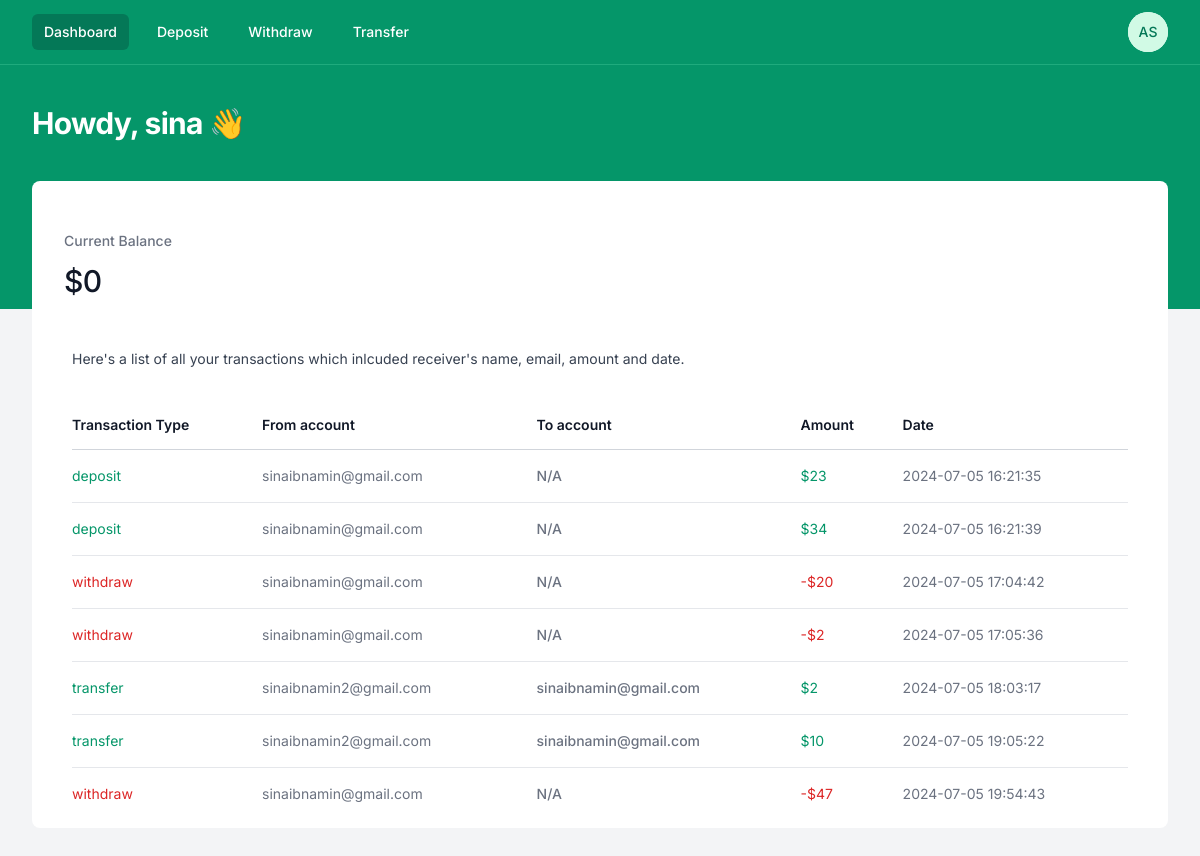
Page /assignment4/customer/dashboard.php (signed in) on the earlier database version.
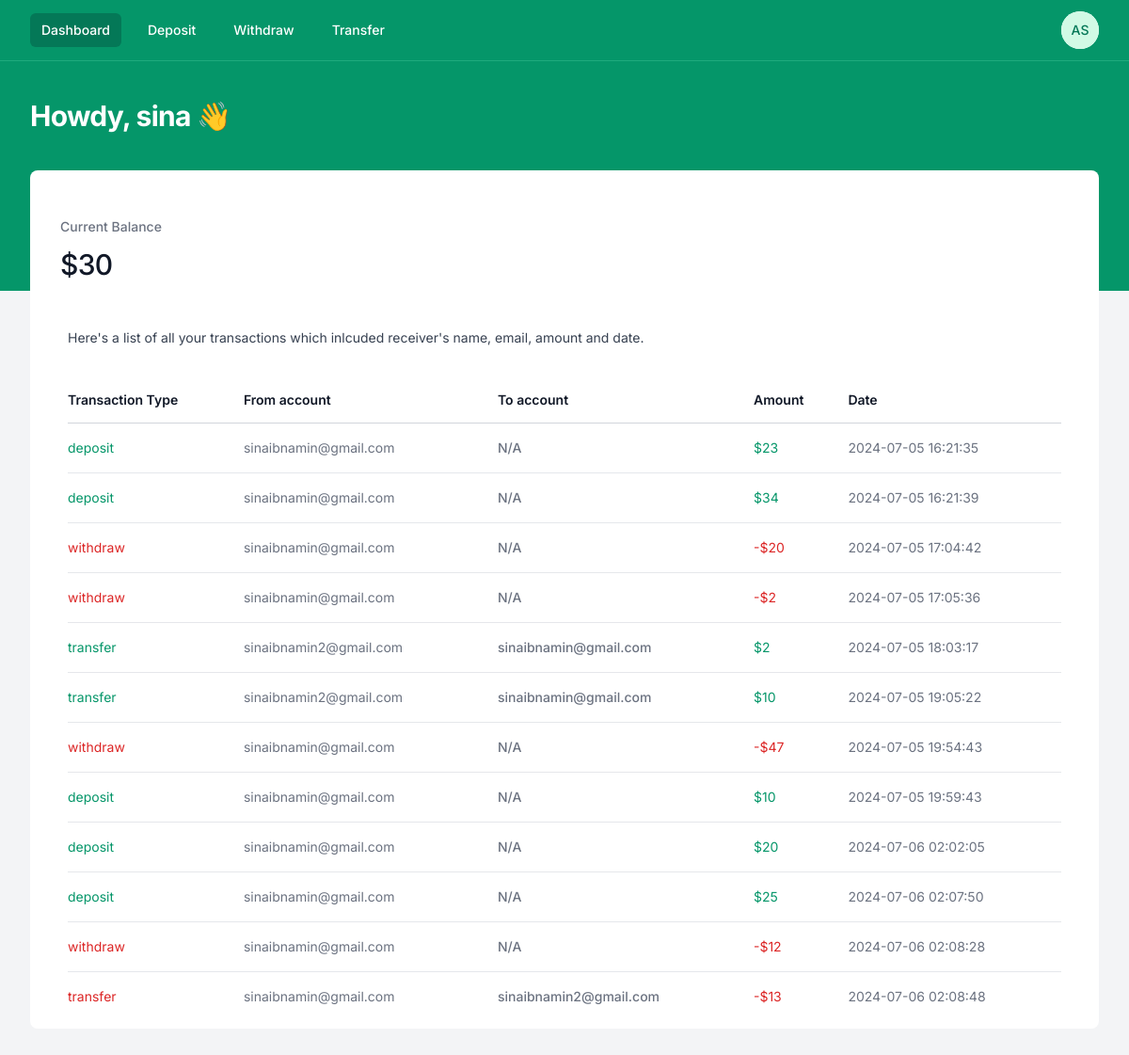
Same page on the later database version.
### tables this page shows
CREATE TABLE transactions (
    id INTEGER PRIMARY KEY AUTOINCREMENT,
    type TEXT NOT NULL,
    from_account_email TEXT NOT NULL,
    to_account_email TEXT,
    from_account_name TEXT NOT NULL,
    to_account_name TEXT,
    amount REAL NOT NULL,
    timestamp DATETIME NOT NULL
);

### test/module2_1/ep1/autoload.php (called while the page is built, shortened)
<?php
spl_autoload_register( function($className){
    $baseDir = 'app/classes/';
});

### assignment4/app/Controller/CustomerController.php (called while the page is built, shortened)
<?php
class CustomerController extends BaseController{
    public function get_customer_session_info() {
        $customer_session_info = [
            'email' => $_SESSION['customer_email'],
            'name' => $_SESSION['customer_name']
        ];
        return $customer_session_info;
    }
    public function currentBalance() {
        $customer_email = $_SESSION['customer_email'];
        $stmt = $this->db->prepare("SELECT * FROM transactions WHERE (from_account_email = :from_account_email OR to_account_email = :to_account_email)");
        $stmt->bindValue(':from_account_email', $customer_email, SQLITE3_TEXT);
        $stmt->bindValue(':to_account_email', $customer_email, SQLITE3_TEXT);
        $result = $stmt->execute();
        $balance = 0;
        while ($row = $result->fetchArray(SQLITE3_ASSOC)) {
            if($row['type'] == 'deposit'){
                $balance += $row['amount'];
            }
            if($row['type'] == 'transfer' && $row['from_account_email'] == $customer_email){
                $balance -= $row['amount'];
            }
            if($row['type'] == 'transfer' && $row['to_account_email'] == $customer_email){
                $balance += $row['amount'];
            }
            if($row['type'] == 'withdraw'){
                $balance -= $row['amount'];
            }
        }
        return $balance;
    }
    public function customerAllTransaction() {
        $customer_email = $_SESSION['customer_email'];
        $stmt = $this->db->prepare("SELECT * FROM transactions WHERE (from_account_email = :from_account_email OR to_account_email = :to_account_email)");
        $stmt->bindValue(':from_account_email', $customer_email, SQLITE3_TEXT);
        $stmt->bindValue(':to_account_email', $customer_email, SQLITE3_TEXT);
        $result = $stmt->execute();
        $transactions = [];
        while ($row = $result->fetchArray(SQLITE3_ASSOC)) {
            if($row['type'] == 'deposit'){
                $row['color'] = 'green';
                $row['currency_sign'] = '$';
            }
            if($row['type'] == 'withdraw'){
                $row['color'] = 'red';
                $row['currency_sign'] = '-$';
            }
            if($row['type'] == 'transfer' && $row['from_account_email'] == $customer_email){
                $row['color'] = 'red';
                $row['currency_sign'] = '-$';
            }
            if($row['type'] == 'transfer' && $row['to_account_email'] == $customer_email){
                $row['color'] = 'green';
                $row['currency_sign'] = '$';
            }
            $transactions[] = $row;
        }
        return $transactions;
    }
}
?>

### assignment4/app/Controller/BaseController.php (called while the page is built, shortened)
<?php
class BaseController {
    public function __construct($db) {
        $this->db = $db;
    }
}

### assignment4/customer/dashboard.php (the view, shortened to what this page needs)
<?php
$current_page = "dashboard";
include 'header.php';
?>
  <dl
    class="mx-auto grid grid-cols-1 gap-px sm:grid-cols-2 lg:grid-cols-4">
    <div
      class="flex flex-wrap items-baseline justify-between gap-x-4 gap-y-2 bg-white px-4 py-10 sm:px-6 xl:px-8">
      <dt class="text-sm font-medium leading-6 text-gray-500">
        Current Balance
      </dt>
      <dd
        class="w-full flex-none text-3xl font-medium leading-10 tracking-tight text-gray-900">
        $<?= $customer->currentBalance(); ?>
      </dd>
    </div>
  </dl>
  <div class="px-4 sm:px-6 lg:px-8">
    <div class="sm:flex sm:items-center">
      <div class="sm:flex-auto">
        <p class="mt-2 text-sm text-gray-700">
          Here's a list of all your transactions which inlcuded
          receiver's name, email, amount and date.
        </p>
      </div>
    </div>
    <div class="mt-8 flow-root">
      <div class="-mx-4 -my-2 overflow-x-auto sm:-mx-6 lg:-mx-8">
        <div
          class="inline-block min-w-full py-2 align-middle sm:px-6 lg:px-8">
          <table class="min-w-full divide-y divide-gray-300">
            <thead>
              <tr>
                <th
                  scope="col"
                  class="whitespace-nowrap py-3.5 pl-4 pr-3 text-left text-sm font-semibold text-gray-900 sm:pl-0">
                  Transaction Type
                </th>
                <th
                  scope="col"
                  class="whitespace-nowrap py-3.5 pl-4 pr-3 text-left text-sm font-semibold text-gray-900 sm:pl-0">
                  From account
                </th>
                <th
                  scope="col"
                  class="whitespace-nowrap px-2 py-3.5 text-left text-sm font-semibold text-gray-900">
                  To account
                </th>
                <th
                  scope="col"
                  class="whitespace-nowrap px-2 py-3.5 text-left text-sm font-semibold text-gray-900">
                  Amount
                </th>
                <th
                  scope="col"
                  class="whitespace-nowrap px-2 py-3.5 text-left text-sm font-semibold text-gray-900">
                  Date
                </th>
              </tr>
            </thead>
            <?php
            $red_class = "text-red-600";
            $green_class = "text-emerald-600";
            ?>
            <tbody class="divide-y divide-gray-200 bg-white">
              <?php foreach($customer->customerAllTransaction() as $transaction): ?>
              <tr>
                <td
                  class="whitespace-nowrap py-4 pl-4 pr-3 text-sm sm:pl-0 <?= $transaction['color'] == 'red' ? $red_class : $green_class; ?>">
                  <?= $transaction['type']; ?>
                </td>
                <td
                  class="whitespace-nowrap py-4 pl-4 pr-3 text-sm text-gray-500 sm:pl-0">
                  <?= $transaction['from_account_email']; ?>
                </td>
                <td
                  class="whitespace-nowrap px-2 py-4 text-sm font-medium text-gray-500">
                  <?= $transaction['to_account_email'] ?? 'N/A'; ?>
                </td>
                <td
                  class="whitespace-nowrap px-2 py-4 text-sm <?= $transaction['color'] == 'red' ? $red_class : $green_class; ?>">
                  <?= $transaction['currency_sign'] . $transaction['amount']; ?>
                </td>
                <td
                  class="whitespace-nowrap px-2 py-4 text-sm text-gray-500">
                  <?= $transaction['timestamp']; ?>
                </td>
              </tr>
              <?php endforeach; ?>
            </tbody>
          </table>
        </div>
      </div>
    </div>
  </div>
<?php
include 'footer.php';
?>

### assignment4/customer/header.php (shortened to what this page needs)
<?php
require '../db_init.php';
require '../vendor/autoload.php';
$customer = new CustomerController($db);
$customer->checkLogin();
$customer_session_info = $customer->get_customer_session_info();
?>
<!DOCTYPE html>
<html
  class="h-full bg-gray-100"
  lang="en">
  <head>
    <script src="https://cdn.tailwindcss.com"></script>
  </head>
  <body class="h-full">
    <div class="min-h-full">
      <div class="bg-emerald-600 pb-32">
        <nav
          class="border-b border-emerald-300 border-opacity-25 bg-emerald-600"
          x-data="{ mobileMenuOpen: false, userMenuOpen: false }">
          <div class="mx-auto max-w-7xl px-4 sm:px-6 lg:px-8">
            <div class="flex h-16 justify-between">
              <div class="flex items-center px-2 lg:px-0">
                <div class="hidden sm:block">
                  <div class="flex space-x-4">
                    <?php
                    $header_menu_active_class = "bg-emerald-700 text-white rounded-md py-2 px-3 text-sm font-medium";
                    $header_menu_inactive_class = "text-white hover:bg-emerald-500 hover:bg-opacity-75 rounded-md py-2 px-3 text-sm font-medium"
                    ?>
                    <a
                      href="./dashboard.php"
                      class="<?=
                      $current_page == 'dashboard' ?
                      $header_menu_active_class : $header_menu_inactive_class; ?>"
                      aria-current="page"
                      >Dashboard</a
                    >
                    <a
                      href="./deposit.php"
                      class="<?=
                      $current_page == 'deposit' ?
                      $header_menu_active_class : $header_menu_inactive_class; ?>"
                      >Deposit</a
                    >
                    <a
                      href="./withdraw.php"
                      class="<?=
                      $current_page == 'withdraw' ?
                      $header_menu_active_class : $header_menu_inactive_class; ?>"
                      >Withdraw</a
                    >
                    <a
                      href="./transfer.php"
                      class="<?=
                      $current_page == 'transfer' ?
                      $header_menu_active_class : $header_menu_inactive_class; ?>"
                      >Transfer</a
                    >
                  </div>
                </div>
              </div>
              <div class="hidden sm:ml-6 sm:flex gap-2 sm:items-center">
                <div
                  class="relative ml-3"
                  x-data="{ open: false }">
                  <div>
                    <button
                      @click="open = !open"
                      type="button"
                      class="flex rounded-full bg-white text-sm focus:outline-none"
                      id="user-menu-button"
                      aria-expanded="false"
                      aria-haspopup="true">
                      <span
                        class="inline-flex h-10 w-10 items-center justify-center rounded-full bg-emerald-100">
                        <span class="font-medium leading-none text-emerald-700"
                          >AS</span
                        >
                      </span>
                    </button>
                  </div>
                </div>
              </div>
            </div>
          </div>
        </nav>
        <header class="py-10">
          <div class="mx-auto max-w-7xl px-4 sm:px-6 lg:px-8">
            <h1 class="text-3xl font-bold tracking-tight text-white">
              Howdy, <?=  $customer_session_info['name'] ?> 👋
            </h1>
          </div>
        </header>
      </div>
      <main class="-mt-32">
        <div class="mx-auto max-w-7xl px-4 pb-12 sm:px-6 lg:px-8">
          <div class="bg-white rounded-lg p-2">

### assignment4/customer/footer.php
            </div>
        </div>
      </main>
    </div>
  </body>
</html>

### assignment4/customer/header.php (style rules this page uses)
* { font-family: 'Inter', system-ui, -apple-system, BlinkMacSystemFont, 'Segoe UI', Roboto, Oxygen, Ubuntu, Cantarell, 'Open Sans', 'Helvetica Neue', sans-serif; }

Differences in the rows shown:
added transactions: type "deposit", from_account_email "sinaibnamin@gmail.com", to_account_email "N/A", currency_sign "$", amount "10", timestamp "2024-07-05 19:59:43"
added transactions: type "deposit", from_account_email "sinaibnamin@gmail.com", to_account_email "N/A", currency_sign "$", amount "20", timestamp "2024-07-06 02:02:05"
added transactions: type "deposit", from_account_email "sinaibnamin@gmail.com", to_account_email "N/A", currency_sign "$", amount "25", timestamp "2024-07-06 02:07:50"
added transactions: type "withdraw", from_account_email "sinaibnamin@gmail.com", to_account_email "N/A", currency_sign "-$", amount "12", timestamp "2024-07-06 02:08:28"
added transactions: type "transfer", from_account_email "sinaibnamin@gmail.com", to_account_email "sinaibnamin2@gmail.com", currency_sign "-$", amount "13", timestamp "2024-07-06 02:08:48"
Other differences:
$customer->currentBalance(): "0" → "30"
